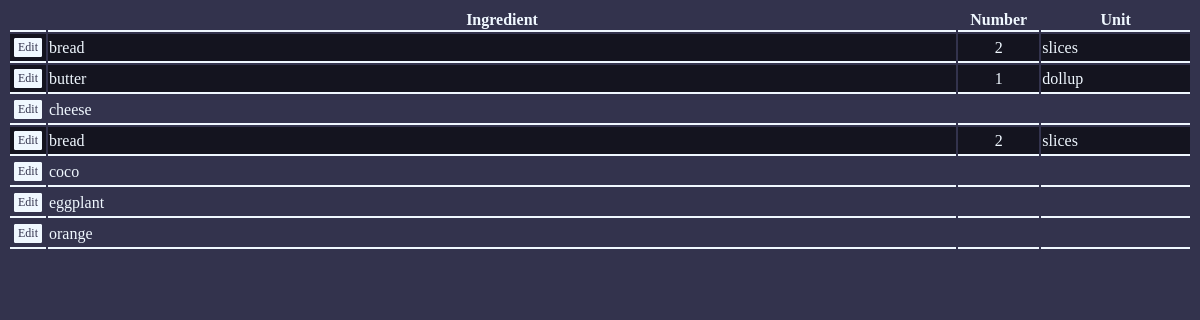
The app's page /tables/ingredients.php?rId=1 with its own data.
### tables this page shows
CREATE TABLE `USER_INGREDIENTS` (
  `User_Id` int(11) NOT NULL,
  `Ingredient` varchar(20) NOT NULL,
  `count` int(11) NOT NULL DEFAULT '0',
  `unit` varchar(15) DEFAULT NULL,
  PRIMARY KEY (`User_Id`,`Ingredient`),
  KEY `IngredientUser_idx` (`Ingredient`),
  CONSTRAINT `IngredientUser` FOREIGN KEY (`Ingredient`) REFERENCES `INGREDIENT` (`Name`) ON DELETE CASCADE ON UPDATE CASCADE,
  CONSTRAINT `UserIDSTD` FOREIGN KEY (`User_Id`) REFERENCES `STD_USER` (`User_Id`) ON DELETE CASCADE ON UPDATE CASCADE
);

CREATE TABLE `RECIPE_CONTAINS` (
  `Recipe_Id` int(11) NOT NULL,
  `Ingredient` varchar(25) NOT NULL,
  `Quantity` float DEFAULT NULL,
  `Unit` varchar(15) DEFAULT NULL,
  PRIMARY KEY (`Recipe_Id`,`Ingredient`),
  KEY `RecipeIngredient_idx` (`Ingredient`),
  CONSTRAINT `RecipeIdContains` FOREIGN KEY (`Recipe_Id`) REFERENCES `RECIPE` (`Recipe_Id`) ON DELETE CASCADE ON UPDATE CASCADE,
  CONSTRAINT `RecipeIngredient` FOREIGN KEY (`Ingredient`) REFERENCES `INGREDIENT` (`Name`) ON DELETE CASCADE ON UPDATE CASCADE
);

### tables/ingredients.php (the view, shortened to what this page needs)
<?php
  function printTogglable($row, $rec, $in, $db) {
    $ingredient = $row['Ingredient'];
    if (!in_array($ingredient,$in)) {
      $style = '';
    } else {
      $style = 'background-color:rgba(0,0,0,0.6)';
    }
    $sqlText = "SELECT * FROM RECIPE_CONTAINS WHERE Recipe_Id = '$rec' AND Ingredient = '$ingredient' ;";
    $iInfo = $db->query($sqlText);
    $irow = $iInfo->fetch_assoc();
    $number = $irow['Quantity'];
    $unit = $irow['Unit'];
    echo "
    <tr style=\"$style\">
      <td><button class=\"smallButton\" onClick=\"location.href = '../edit/ingredient.php?rId=$rec&i=$ingredient'\">Edit</button></td>
      <td onClick=\"toggleInRecipe($rec,'$ingredient')\" style=\"text-align:left;width:80%;\">$ingredient</td>
      <td onClick=\"toggleInRecipe($rec,'$ingredient')\" style=\"text-align:center;width:7%;\">$number</td>
      <td onClick=\"toggleInRecipe($rec,'$ingredient')\" style=\"width:13%;\">$unit</td>
    </tr>";
  }
 ?>
<html>
  <head>
    <link rel="stylesheet" href="../styles/body_styles.css">
    <link rel="stylesheet" href="../styles/table_styles.css">
  </head>
  <body>
    <table>
      <tr>
        <th></th>
        <th>Ingredient</th>
        <th>Number</th>
        <th>Unit</th>
      </tr>
      <?php
        $rId = $_GET['rId'];
        $root = "../";
        include($root . "connection/dbConfig.php");
        $uID = $_SESSION['user_id'];
        if ($rId == NULL) {
          $sqlText = "SELECT * FROM USER_INGREDIENTS WHERE User_Id =" . $uID .";";
        } else {
          $sqlText = "SELECT * FROM USER_INGREDIENTS;";
        }
        $res = $db->query($sqlText);
        $inRecipe = array("");
        if ( !($rId == NULL) ) {
          $sqlInRecipe = "SELECT `RECIPE_CONTAINS`.`Ingredient` FROM `Project_Database`.`RECIPE_CONTAINS`
                          WHERE `Recipe_Id` = '$rId';";
          $inRecipeResult = $db->query($sqlInRecipe);
          if ( $inRecipeResult->num_rows > 0  ){
            while ( $row = $inRecipeResult->fetch_assoc() ) {
              array_push($inRecipe, $row['Ingredient']);
            }
          }
        }
        if ( $res->num_rows > 0 ) {
          while ( $row = $res->fetch_assoc() ) {
            if ( ($rId == NULL) ){
              printRegular($row);
            } else {
              printTogglable($row, $rId, $inRecipe, $db);
            }
          }
        } else {
          echo "<tr><td colspan=\"100%\">None</td></tr>";
        }
      ?>
    </table>
  </body>
</html>

### styles/body_styles.css (style rules this page uses)
html { background-color: #33334D; }
body { background-color: transparent; background-attachment: fixed; background-position: center; background-size: cover; color: #F0F8FF; font-family:avenir; font-size: 16; }

### styles/table_styles.css (style rules this page uses)
table { width: 100%; }
td, th { width: auto; margin: auto; border-bottom-width: 2px; border-bottom-style: solid; border-bottom-color: #F0F8FF; }
.smallButton { -webkit-transition-duration: 0.2s; transition-duration: 0.2s; background-color: #F0F8FF; border: none; color: #33334D; padding: 1px 3px; text-align: center; text-decoration: none; display: inline-block; font-size: 12px; font-family: avenir; border-radius: 1px; margin: 3px 3px; border: 1px solid #F0F8FF; }

### records on screen
user_ingredients: Ingredient "bread", recipe_contains.Quantity "2", recipe_contains.Unit "slices"
user_ingredients: Ingredient "butter", recipe_contains.Quantity "1", recipe_contains.Unit "dollup"
user_ingredients: Ingredient "cheese"
user_ingredients: Ingredient "bread", recipe_contains.Quantity "2", recipe_contains.Unit "slices"
user_ingredients: Ingredient "coco"
user_ingredients: Ingredient "eggplant"
user_ingredients: Ingredient "orange"
